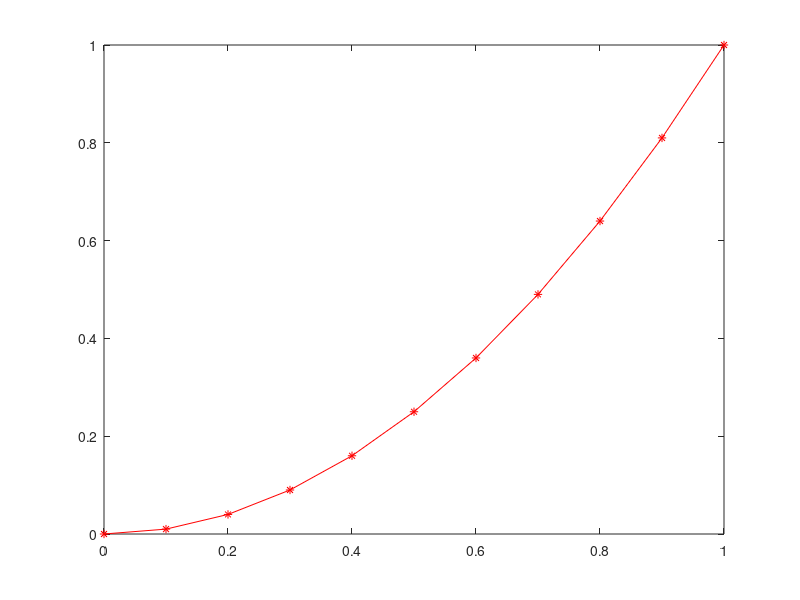

The MATLAB script that drew this image:
%%%%%%%%%%%%%%%%%%%%%%%%%%%%%%%%%%%%%%%%%%%%%%%%%%%%%%%%%%%%%%
%Grafica de una funcion f(x) en el intervalo [a,b]
% utilizando aritmetica vectorial de matlab
%Input
nI= 10;  %Numero de subintervalos que dividen a [a,b]
a=0;
b=1;
%%%%%%%%%%%%%%%%%%%%%%%%%%%%%%%%%%%%%%%%%%%%%%%%%%%%%%%%%%%%
%Init
h=(b-a)/nI;        %longitud de cada subintervalo
x=linspace(a,b,nI+1);%Crea un vector FILA de nI + 1 puntos que van de [a,b]
                  % y cada punto esta separado por h=(b-a)/(N-1)
                  % Ver libro Gilat-Matlab pg 38 
f_x=x.^2; %Aritmetica vectorial, libro Gilat-Matlab seccion 3.4
plot(x,f_x,'-r*')